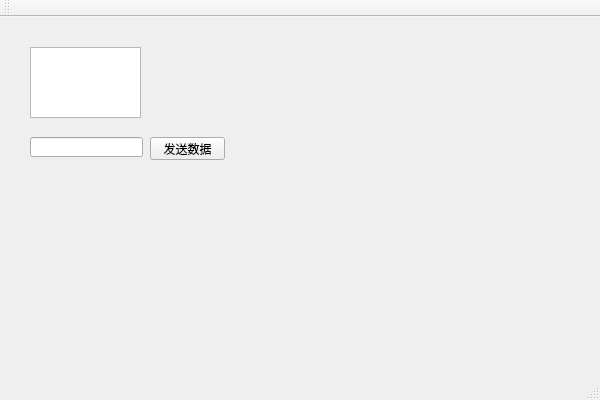
<?xml version="1.0" encoding="UTF-8"?>
<ui version="4.0">
 <class>seriPortClass</class>
 <widget class="QMainWindow" name="seriPortClass">
  <property name="geometry">
   <rect>
    <x>0</x>
    <y>0</y>
    <width>600</width>
    <height>400</height>
   </rect>
  </property>
  <property name="windowTitle">
   <string>seriPort</string>
  </property>
  <widget class="QWidget" name="centralWidget">
   <widget class="QPushButton" name="pushButton">
    <property name="geometry">
     <rect>
      <x>150</x>
      <y>120</y>
      <width>75</width>
      <height>23</height>
     </rect>
    </property>
    <property name="text">
     <string>发送数据</string>
    </property>
   </widget>
   <widget class="QLineEdit" name="lineEdit">
    <property name="geometry">
     <rect>
      <x>30</x>
      <y>120</y>
      <width>113</width>
      <height>20</height>
     </rect>
    </property>
   </widget>
   <widget class="QTextEdit" name="textEdit">
    <property name="geometry">
     <rect>
      <x>30</x>
      <y>30</y>
      <width>111</width>
      <height>71</height>
     </rect>
    </property>
   </widget>
  </widget>
  <widget class="QMenuBar" name="menuBar">
   <property name="geometry">
    <rect>
     <x>0</x>
     <y>0</y>
     <width>600</width>
     <height>22</height>
    </rect>
   </property>
  </widget>
  <widget class="QToolBar" name="mainToolBar">
   <attribute name="toolBarArea">
    <enum>TopToolBarArea</enum>
   </attribute>
   <attribute name="toolBarBreak">
    <bool>false</bool>
   </attribute>
  </widget>
  <widget class="QStatusBar" name="statusBar"/>
 </widget>
 <layoutdefault spacing="6" margin="11"/>
 <resources>
  <include location="seriport.qrc"/>
 </resources>
 <connections/>
</ui>
